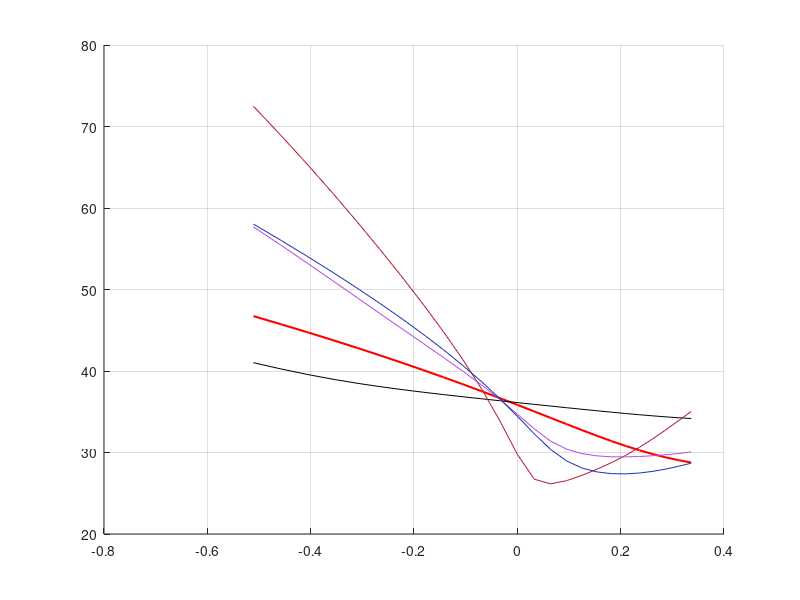

Write MATLAB code to recreate this figure. (Note: this script raises an error after producing the figure.)
function Randomized_Bates_model
close all;clc;
% Randomization of the Bates model.
% 
% The code provided is based on the article 'On Randomization of Affine Diffusion Processes
% with Application to Pricing of Options on VIX and S&P 500' by Lech A. Grzelak, 
% L.A. Grzelak@uu.nl
% 
% @article{grzelakRAnD,
%   title={On Randomization of Affine Diffusion Processes with Application to Pricing of Options on {VIX} and {S&P} 500},
%   author={Grzelak, Lech A.},
%   journal={arxiv},  
%   year = {2022}
% }

K = linspace(60,140,25)/100;

% The number of Quadrature points
N = 9;

% The Bates model parameters
r         = 0.0;
muJ       = -0.1; 
sigmaJ    = 0.06; 
xiP       = 0.08; 
kappa     = 0.5; 
gamma     = 0.5;
vbar      = 0.13;
rho       = -0.7;
T         = 1/12;
v0        = 0.13; 
S0        = 1;
CP        = 'c';

% REFERENCE: Implied Volatilities for the Bates model with constant
% parameters
cf_Bates       = @(u)ChFBates(u, T, kappa,vbar,gamma,rho, v0, r, muJ, sigmaJ, xiP);
Call_COS_Bates = CallPutOptionPriceCOSMthd(cf_Bates,CP,S0,r,T,K',1000,8);
IV_COS_Bates   = ImpliedVols(K,Call_COS_Bates,S0,T,r,0.3);
figure(1)
set(gca, 'ColorOrder', [0 0 0; 0.7 0.1 0.2;0.7 0.3 0.9;0.1 0.2 0.7]); 
hold on;grid on;
plot(log(K),IV_COS_Bates*100,'r','LineWidth',1.5)

%%%%%%%%%%%%%%%% Randomization of vol-vol (gamma) %%%%%%%%%%%%%%%%%%%%%%%%%%%%%%
p1Vec = [0.01,0.2,0.1,0.75];
p2Vec = [0.25,5,2,1.75];

% Randomization with Uniform distribution
leg={strcat('$\gamma = ',num2str(gamma),'$')};
idx =1;
for i =1 :length(p1Vec)
    p1 = p1Vec(i);
    p2 = p2Vec(i);
    [x_i,w_i]    = UniformCollocation(p1,p2,N); 
    EX = sum(x_i.*w_i);
    cf_generic    = @(u)ChFBates_RAnD(u, T, kappa, vbar, rho, v0, r, muJ, sigmaJ, xiP, x_i, w_i);
    Call_COS_RAnD = CallPutOptionPriceCOSMthd(cf_generic,CP,S0,r,T,K',1000,8);
    IV_COS_RAnD   = ImpliedVols(K,Call_COS_RAnD,S0,T,r,0.3);
    plot(log(K),IV_COS_RAnD*100)
    idx = idx +1;
    leg{idx}={strcat('$\gamma \sim ',' \mathcal{U}([',num2str(p1),',',num2str(p2),']),','\;\;\;  {\bf{E}}[\gamma]= ',num2str(EX),'$')};
    
end  

legend(string(leg),'interpreter','latex')
title('Implied Volatilities for RAnD Bates Model')
xlabel('Strike, K (log-moneyness)')
ylabel('Implied Volatility, [%]')

% Exact pricing of European Call/Put option with the Black-Scholes model
function value=BS_Call_Option_Price(CP,S_0,K,sigma,tau,r)
% Black-Scholes Call option price
d1    = (log(S_0 ./ K) + (r + 0.5 * sigma^2) * tau) / (sigma * sqrt(tau));
d2    = d1 - sigma * sqrt(tau);
if lower(CP) == 'c' || lower(CP) == 1
    value =normcdf(d1) * S_0 - normcdf(d2) .* K * exp(-r * tau);
elseif lower(CP) == 'p' || lower(CP) == -1
    value =normcdf(-d2) .* K*exp(-r*tau) - normcdf(-d1)*S_0;
end

function [IV]=ImpliedVols(K,C,S0,T,r,initial)
IV=zeros([length(K),1]);
for i = 1:length(K)
    IV(i)=ImpliedVolatility('c',C(i),K(i),T,S0,r,initial);
end

function impliedVol = ImpliedVolatility(CP,marketPrice,K,T,S_0,r,initialVol)
    func = @(sigma) (BS_Call_Option_Price(CP,S_0,K,sigma,T,r) - marketPrice);
    impliedVol = fzero(func,initialVol);

function cf=ChFBates(u, tau, kappa,vBar,gamma,rho, v0, r, muJ, sigmaJ, xiP)
i     = complex(0,1);

% functions D_1 and g
D_1  = sqrt(((kappa -i*rho*gamma.*u).^2+(u.^2+i*u)*gamma^2));
g    = (kappa- i*rho*gamma*u-D_1)./(kappa-i*rho*gamma*u+D_1);    

% complex valued functions A and C
C = (1/gamma^2)*(1-exp(-D_1*tau))./(1-g.*exp(-D_1*tau)).*(kappa-gamma*rho*i*u-D_1);
A = i*u*r*tau + kappa*vBar*tau/gamma^2 * (kappa-gamma*rho*i*u-D_1)-2*kappa*vBar/gamma^2*log((1-g.*exp(-D_1*tau))./(1-g));

% Adjustment for the Bates model
A = A - xiP*i*u*tau*(exp(muJ+1/2*sigmaJ^2)-1) + xiP*tau*(exp(i*u*muJ-1/2*sigmaJ^2*u.^2)-1);

% ChF for the Bates model
cf = exp(A + C * v0);

function CfTotal=ChFBates_RAnD(u, tau, kappa,vBar,rho, v0, r, muJ, sigmaJ, xiP, x_i, w_i)
i     = complex(0,1);

CfTotal = zeros([1,length(u)]);
for k = 1: length(x_i)
    % Get realization for gamma
    gamma = x_i(k);
                
    % functions D_1 and g
    D_1  = sqrt(((kappa -i*rho*gamma.*u).^2+(u.^2+i*u)*gamma^2));
    g    = (kappa- i*rho*gamma*u-D_1)./(kappa-i*rho*gamma*u+D_1);    

    % complex valued functions A and C
    C = (1/gamma^2)*(1-exp(-D_1*tau))./(1-g.*exp(-D_1*tau)).*(kappa-gamma*rho*i*u-D_1);
    A = i*u*r*tau + kappa*vBar*tau/gamma^2 * (kappa-gamma*rho*i*u-D_1)-2*kappa*vBar/gamma^2*log((1-g.*exp(-D_1*tau))./(1-g));

    % Adjustment for the Bates model
    A = A - xiP*i*u*tau*(exp(muJ+1/2*sigmaJ^2)-1) + xiP*tau*(exp(i*u*muJ-1/2*sigmaJ^2*u.^2)-1);

    % ChF for the Bates model
    cf = exp(A + C * v0);
    CfTotal = CfTotal + cf.*w_i(k);
end

function [x_i,w_i]=UniformCollocation(a,b,N)

a_idx =@(k)a.^(0:1:k);
b_idx =@(k)b.^(k:-1:0);

EX = @(k)1./(k+1)*sum(a_idx(k).*b_idx(k));
% Moments for standard nodmal i.e. N(0,1)
for i=1:N+1
    for j=1:N+1
        if (i==1&&j==1)
        M(i,j)=1;
        else
        M(i,j)=EX(i+j-2);
        end
    end
end

%%% Zeros as the diagonal of Matrix B
[x_i,w_i]     = FindCollocationPoints(M);

function [x_i,w_i] = FindCollocationPoints(M)

[N,~] =size(M);
N =N-1;

R=chol(M);

alpha(1)  =  R(1,2);
beta(1)   =  (R(2,2)/R(1,1))^2;
for i=2:N-1
    alpha(i) =R(i,i+1)/R(i,i)-R(i-1,i)/R(i-1,i-1);
    beta(i)  =(R(i+1,i+1)/R(i,i))^2;
end
alpha(N)=R(N,N+1)/R(N,N)-R(N-1,N)/R(N-1,N-1);

%%% Construction of the array and zeros calculation
J=diag(sqrt(beta),-1)+diag(alpha,0)+diag(sqrt(beta),1);
[w_i,B]   = eig(J);

w_i=(w_i(1,:)).^2;
w_i= w_i';

%%% Zeros as the diagonal of Matrix B
x_i     = diag(B);

function value = CallPutOptionPriceCOSMthd(cf,CP,S0,r,tau,K,N,L)
i = complex(0,1);
% cf   - characteristic function as a functon, in the book denoted as \varphi
% CP   - C for call and P for put
% S0   - Initial stock price
% r    - interest rate (constant)
% tau  - time to maturity
% K    - vector of strikes
% N    - Number of expansion terms
% L    - size of truncation domain (typ.:L=8 or L=10)  

x0 = log(S0 ./ K);   

% Truncation domain
a = 0 - L * sqrt(tau); 
b = 0 + L * sqrt(tau);

k = 0:N-1;              % row vector, index for expansion terms
u = k * pi / (b - a);   % ChF arguments

H_k = CallPutCoefficients(CP,a,b,k);
temp    = (cf(u) .* H_k).';
temp(1) = 0.5 * temp(1);     % adjust the first element by 1/2

mat = exp(i * (x0 - a) * u);  % matrix-vector manipulations

% Final output
value = exp(-r * tau) * K .* real(mat * temp);

% Coefficients H_k for the COS method
function H_k = CallPutCoefficients(CP,a,b,k)
    if lower(CP) == 'c' || CP == 1
        c = 0;
        d = b;
        [Chi_k,Psi_k] = Chi_Psi(a,b,c,d,k);
         if a < b && b < 0.0
            H_k = zeros([length(k),1]);
         else
            H_k = 2.0 / (b - a) * (Chi_k - Psi_k);
         end
    elseif lower(CP) == 'p' || CP == -1
        c = a;
        d = 0.0;
        [Chi_k,Psi_k]  = Chi_Psi(a,b,c,d,k);
         H_k = 2.0 / (b - a) * (- Chi_k + Psi_k);       
    end

function [chi_k,psi_k] = Chi_Psi(a,b,c,d,k)
    psi_k        = sin(k * pi * (d - a) / (b - a)) - sin(k * pi * (c - a)/(b - a));
    psi_k(2:end) = psi_k(2:end) * (b - a) ./ (k(2:end) * pi);
    psi_k(1)     = d - c;
    
    chi_k = 1.0 ./ (1.0 + (k * pi / (b - a)).^2); 
    expr1 = cos(k * pi * (d - a)/(b - a)) * exp(d)  - cos(k * pi... 
                  * (c - a) / (b - a)) * exp(c);
    expr2 = k * pi / (b - a) .* sin(k * pi * ...
                        (d - a) / (b - a))   - k * pi / (b - a) .* sin(k... 
                        * pi * (c - a) / (b - a)) * exp(c);
    chi_k = chi_k .* (expr1 + expr2);